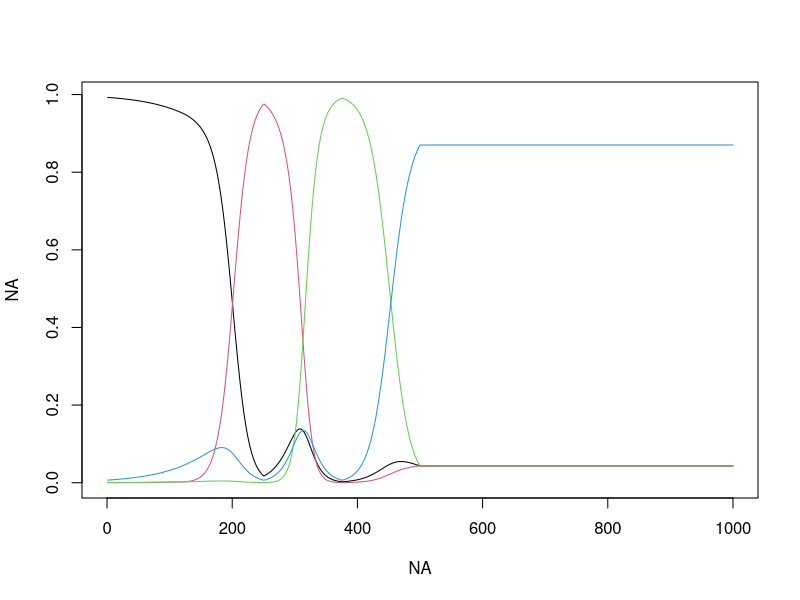
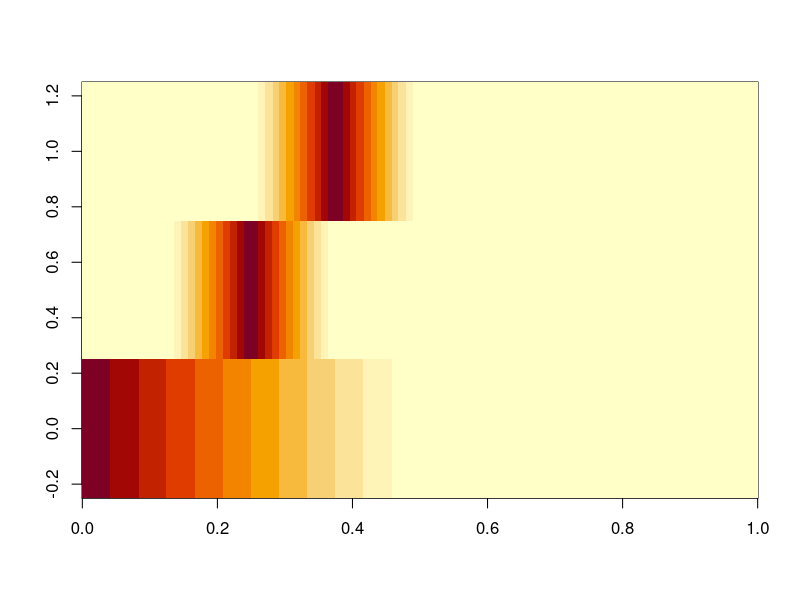
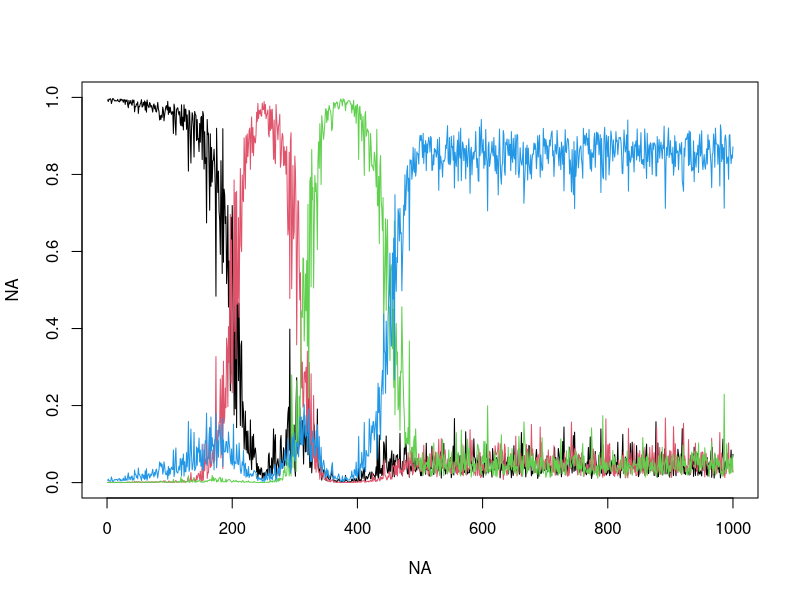
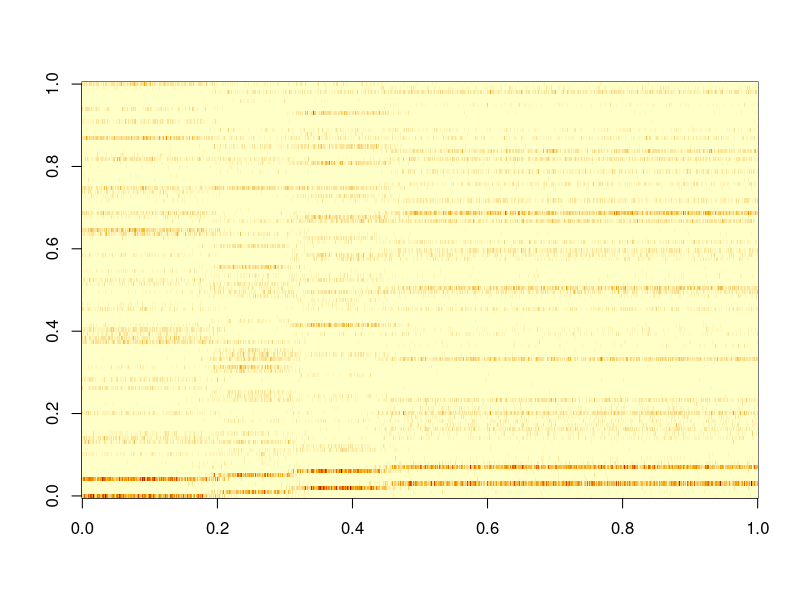
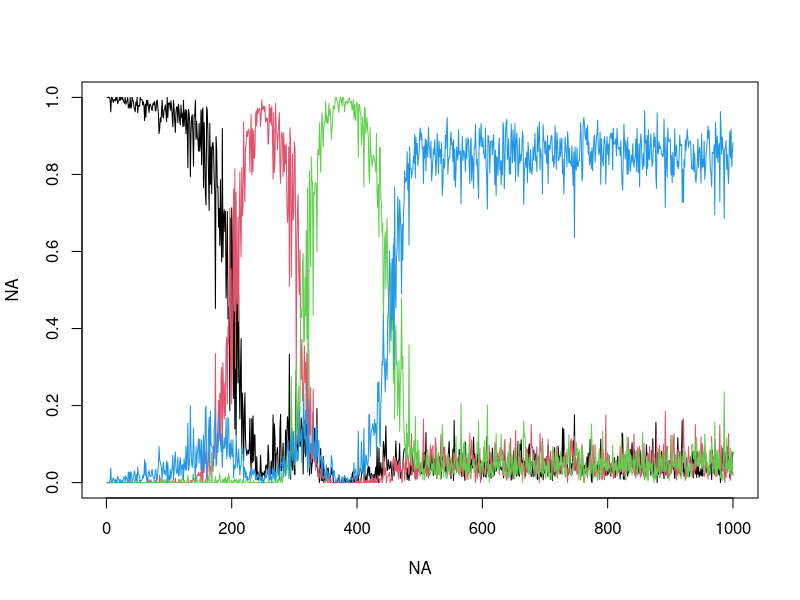
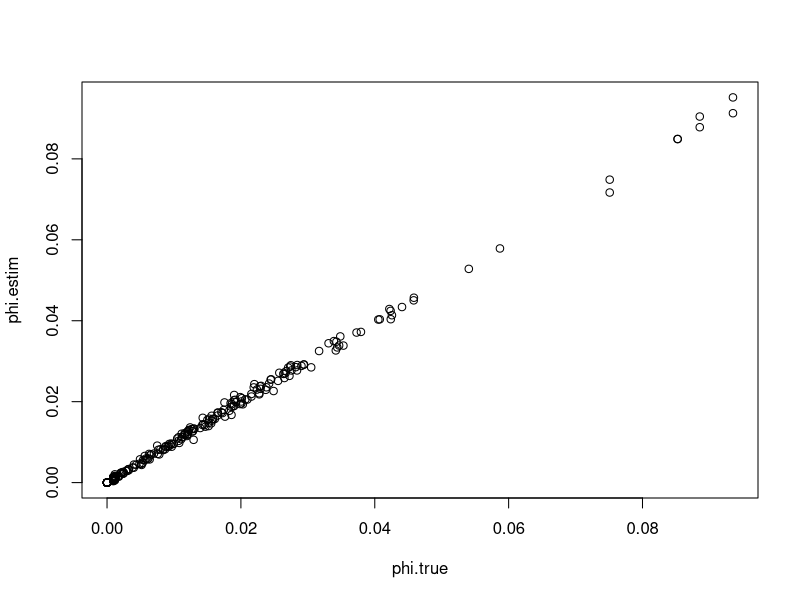

Reproduce these figures in R, in order. (Note: this script raises an error after producing the figures.)
rm(list=ls(all=TRUE))
set.seed(4)

nloc=1000
nspp=100
ncommun=4

#generate thetas (each community should dominate in at least some place)
tmp1=c(seq(from=2,to=0,length.out=nloc/2),rep(0,nloc*1/2))
tmp2=c(rep(0,nloc/8),seq(from=0,to=2,length.out=nloc/8),seq(from=2,to=0,length.out=nloc/8),rep(0,nloc*5/8))
tmp3=c(rep(0,nloc/4),seq(from=0,to=2,length.out=nloc/8),seq(from=2,to=0,length.out=nloc/8),rep(0,nloc*4/8))
xmat=cbind(1,tmp1,tmp2,tmp3)
colnames(xmat)=c('interc',paste('cov',1:3,sep=''))

betas=matrix(0,ncol(xmat),ncommun-1)
betas[,1]=c(-3,4,0,0)
betas[,2]=c(-3,0,4,0)
betas[,3]=c(-3,0,0,4)
betas.true=betas
sig2=0.3

media=xmat%*%betas; range(media)
eres=cbind(exp(media),1)
theta.pred=eres/rowSums(eres)
plot(NA,NA,xlim=c(0,nloc),ylim=range(theta.pred))
for (i in 1:ncommun) lines(1:nloc,theta.pred[,i],col=i)

image(media)
omega=matrix(NA,nloc,ncommun)
omega[,ncommun]=0
for (i in 1:(ncommun-1)){
  omega[,i]=rnorm(nloc,mean=media[,i],sd=sqrt(sig2))
}
omega.true=omega
range(omega)
e.omega=exp(omega)
soma=rowSums(e.omega)
theta.true=theta=e.omega/matrix(soma,nloc,ncommun)
apply(theta,1,sum)

plot(NA,NA,xlim=c(0,nloc),ylim=c(0,1))
for (i in 1:ncommun) lines(1:nloc,theta[,i],col=i)

#generate phi  
tmp=matrix(rnorm(ncommun*nspp,mean=0,sd=2),ncommun,nspp)
tmp[tmp<0.1]=0.1
tmp[,1:(2*ncommun)]=cbind(diag(8,ncommun),diag(8,ncommun))
phi=tmp/matrix(rowSums(tmp),ncommun,nspp)
round(phi[,1:20],2)
table(round(phi,2))

unique(rowSums(phi))
phi.true=phi

#generate actual observations y
nl=floor(runif(nloc,min=100,max=200))
nlk=matrix(NA,nloc,ncommun)
nks=matrix(0,ncommun,nspp)
y=matrix(NA,nloc,nspp)
for (i in 1:nloc){
  nlk[i,]=rmultinom(1,size=nl[i],prob=theta[i,])
  tmp1=rep(0,ncommun)
  for (k in 1:ncommun){
    tmp=rmultinom(1,size=nlk[i,k],prob=phi[k,])
    nks[k,]=nks[k,]+tmp
    tmp1=tmp1+tmp
  }
  y[i,]=tmp1
}
image(y)

#look at stuff to make sure it makes sense
theta.estim=nlk/matrix(nl,nloc,ncommun)
plot(NA,NA,xlim=c(1,nloc),ylim=c(0,1))
for (i in 1:ncommun) lines(1:nloc,theta.estim[,i],col=i)
nlk.true=nlk

phi.estim=nks/matrix(rowSums(nks),ncommun,nspp,)
plot(phi.true,phi.estim)
nks.true=nks

#export results
setwd('U:\\GIT_models\\git_MM_Abund_regress')
nome=paste(c('fake data','fake data xmat'),ncommun,'.csv',sep='')    
colnames(y)=paste('spp',1:nspp,sep='')
rownames(y)=paste('loc',1:nloc,sep='')
write.csv(y,nome[1])    
write.csv(xmat,nome[2],row.names=F)